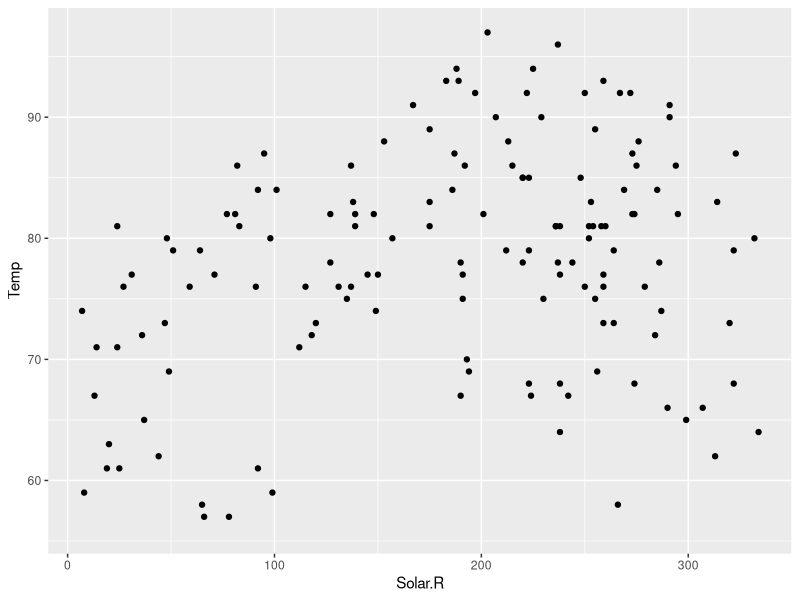
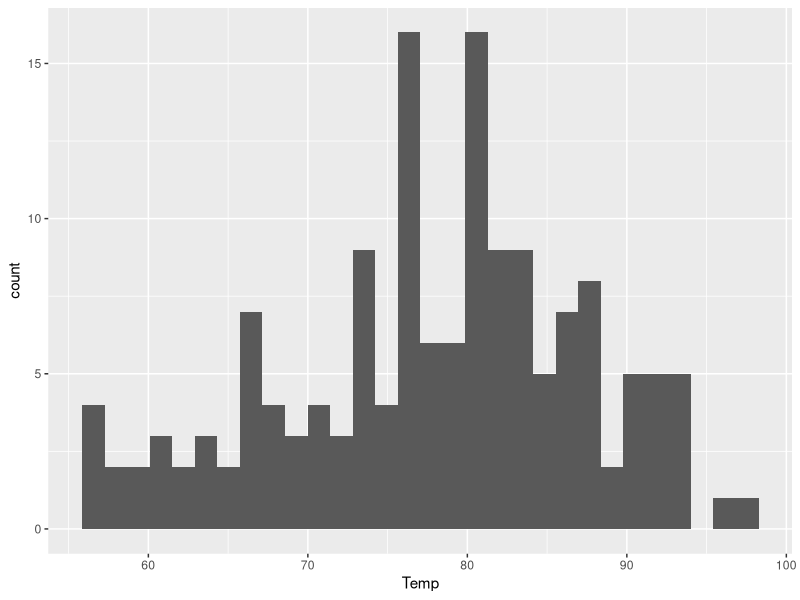
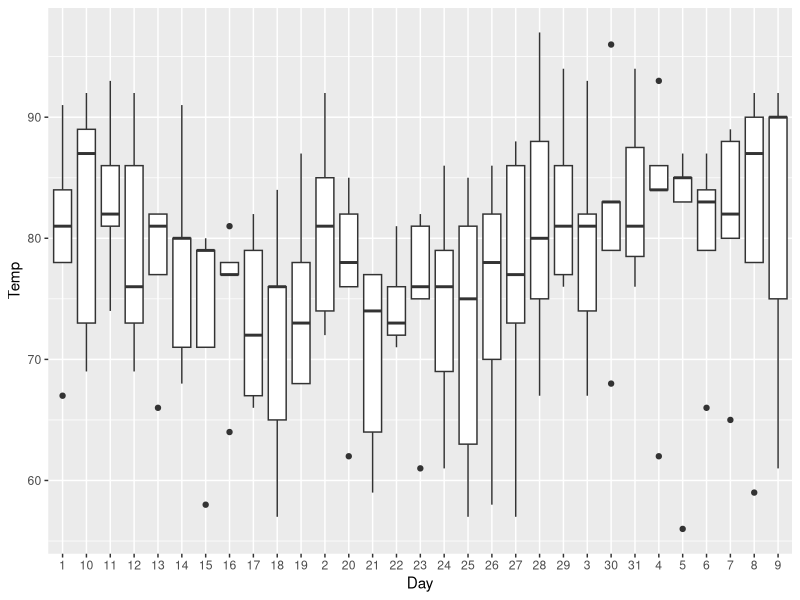

The R source for these figures, in order:

library(ggplot2)

draw_plot <- function(data, arguments = c(NULL, NULL), plot_type, ...) {
  match.arg(plot_type, c("geom_point", "geom_histogram", "geom_boxplot"))
  switch(plot_type,
         geom_point = {
           ggplot(data, aes(x = get(arguments[1]), y = get(arguments[2]))) +
             geom_point() +
             xlab(arguments[1]) +
             ylab(arguments[2]) +
             theme(...)
         },
         geom_histogram = {
           ggplot(data, aes(x = get(arguments[1]))) +
             geom_histogram() +
             xlab(arguments[1]) +
             theme(...)
         },
         geom_boxplot = {
           ggplot(data, aes(x = as.character(get(arguments[1])), y = get(arguments[2]))) +
             geom_boxplot() +
             xlab(arguments[1]) +
             ylab(arguments[2]) +
             theme(...)
         })
}

draw_plot(airquality, c("Solar.R", "Temp"), "geom_point")
draw_plot(airquality, c("Temp"), "geom_histogram")
draw_plot(airquality, c("Day", "Temp"), "geom_boxplot")


airquality
